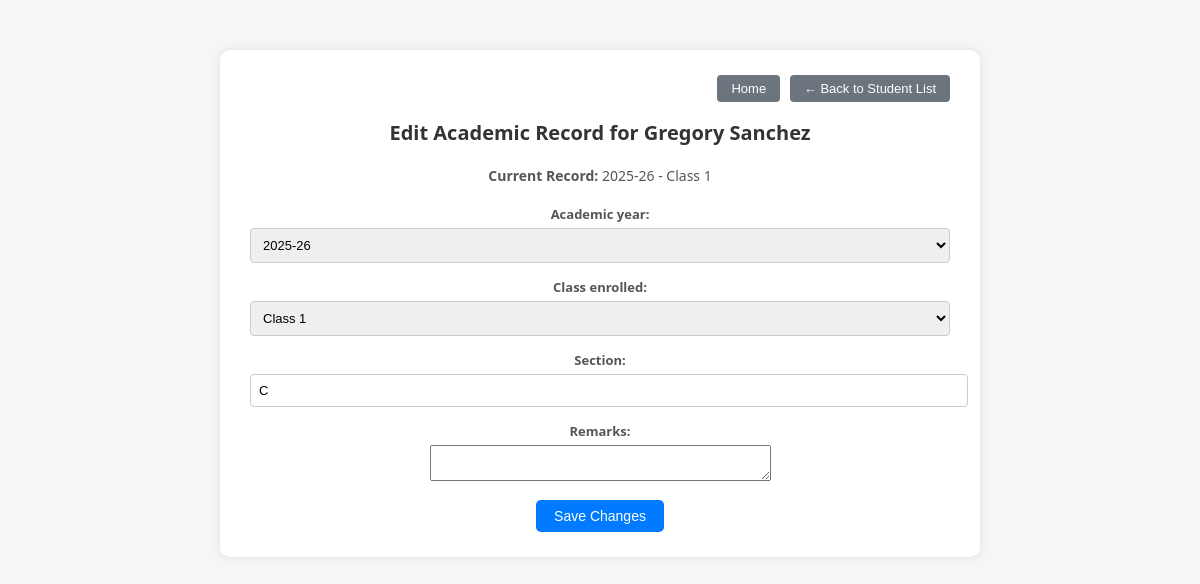
The page /admission/edit_student_academic_record/30/ (signed in) on the database its author committed.
### admission/models.py (models this page shows, shortened)
class StudentAdmission(models.Model):
    admission_no = models.CharField(max_length=20, unique=True)
    ssr_no = models.CharField(max_length=20, blank=True, null=True)
    full_name = models.CharField(max_length=255)
    gender = models.CharField(max_length=1, choices=GENDER_CHOICES)
    date_of_birth = models.DateField()
    admission_date = models.DateField(default=timezone.now)
    father_name = models.CharField(max_length=255, blank=True, default='', null=True)
    mother_name = models.CharField(max_length=255, blank=True, default='', null=True)
    father_profession = models.CharField(max_length=255, blank=True, default='', null=True)
    category = models.CharField(max_length=10, choices=CATEGORY_CHOICES, default='GEN')
    religion = models.CharField(max_length=50, choices=RELIGION_CHOICES, default='Hindu')
    aadhar_no = models.CharField(max_length=20, blank=True, null=True)
    apaar_id = models.CharField(max_length=20, blank=True, null=True)
    mobile_no = models.CharField(max_length=15, blank=True, null=True)
    whatsapp_no = models.CharField(max_length=15, blank=True, null=True)
    photo = models.ImageField(upload_to='student_photos/', blank=True, null=True)
    address = models.TextField(blank=True, default='', null=True)
    email = models.EmailField(blank=True, null=True)
    is_active = models.BooleanField(default=True)
    school = models.ForeignKey(School, on_delete=models.CASCADE)

class StudentAcademicRecord(models.Model):
    student = models.ForeignKey(StudentAdmission, on_delete=models.CASCADE, related_name='academic_records')
    academic_year = models.ForeignKey(AcademicYear, on_delete=models.CASCADE)
    class_enrolled = models.ForeignKey(Class, on_delete=models.CASCADE)
    section = models.CharField(max_length=5, blank=True, null=True)
    is_promoted = models.BooleanField(default=False)
    promoted_to = models.ForeignKey(Class, on_delete=models.SET_NULL, null=True, blank=True, related_name='promoted_students')
    remarks = models.TextField(blank=True)
    school = models.ForeignKey(School, on_delete=models.CASCADE)

class AcademicYear(models.Model):
    name = models.CharField(max_length=10)  # e.g., "2024-25"
    start_date = models.DateField()
    end_date = models.DateField()
    is_current = models.BooleanField(default=False)
    school = models.ForeignKey(School, on_delete=models.CASCADE)
    def __str__(self):
        return self.name

class Class(models.Model):
    name = models.CharField(max_length=50)  # e.g., "Class 10", "12 Arts"
    stream = models.CharField(max_length=50, blank=True, null=True)
    is_active = models.BooleanField(default=True)
    school = models.ForeignKey(School, on_delete=models.CASCADE)
    def __str__(self):
        return self.name

### admission/views.py (the view)
# urls.py: path('edit_student_academic_record/<int:student_id>/', views.edit_student_academic_record, name='edit_student_academic_record'),
@login_required
def edit_student_academic_record(request, student_id):
    student = get_object_or_404(StudentAdmission, id=student_id)
    academic_record = student.academic_records.last()
    if not academic_record:
        return render(request, "admission/no_record_found.html", {"student": student})
    form = StudentAcademicRecordForm(request.POST or None, instance=academic_record)
    if request.method == 'POST' and form.is_valid():
        updated_record = form.save(commit=False)
        updated_record.student = student
        updated_record.school = academic_record.school  # keep original school
        updated_record.save()
        return redirect('student_list')
    return render(request, 'admission/edit_academic_record.html', {
        'form': form,
        'student': student,
        'academic_record': academic_record,
    })

### admission/forms.py
class StudentAcademicRecordForm(forms.ModelForm):
    class Meta:
        model = StudentAcademicRecord
        fields = ['academic_year', 'class_enrolled', 'section', 'remarks']
        widgets = {
            'section': forms.TextInput(attrs={'placeholder': 'Optional'}),
            'remarks': forms.Textarea(attrs={'rows': 2}),
        }

### admission/templates/admission/edit_academic_record.html (shortened to what this page needs)
<!DOCTYPE html>
<html lang="en">
<head>
</head>
<body>
<div class="container">
    <div class="top-buttons">
        <a href="{% url 'home' %}"><button type="button">Home</button></a>
        {% if request.GET %}
            <a href="{% url 'student_list' %}?{{ request.GET.urlencode }}"><button type="button">← Back to Student List</button></a>
        {% else %}
            <a href="{% url 'student_list' %}"><button type="button">← Back to Student List</button></a>
        {% endif %}
    </div>
    <h2>Edit Academic Record for {{ student.full_name }}</h2>
    {% if academic_record %}
    <p><strong>Current Record:</strong> {{ academic_record.academic_year.name }} - {{ academic_record.class_enrolled.name }}</p>
    {% endif %}
    <form method="post">
        {{ form.as_p }}
        <button type="submit">Save Changes</button>
    </form>
</div>
</body>
</html>

### admission/templates/admission/edit_academic_record.html (style rules this page uses)
body { font-family: 'Segoe UI', sans-serif; background-color: #f4f6f8; margin: 0; padding: 20px; font-size: 14px; }
.container { max-width: 700px; margin: 30px auto; background-color: #fff; padding: 25px 30px; border-radius: 10px; box-shadow: 0 0 10px rgba(0, 0, 0, 0.1); }
.top-buttons { text-align: right; margin-bottom: 15px; }
.top-buttons a button { background-color: #6c757d; color: white; border: none; padding: 6px 14px; margin-left: 6px; border-radius: 4px; cursor: pointer; font-size: 13px; }
h2 { text-align: center; font-size: 20px; margin-bottom: 20px; color: #333; }
p { text-align: center; margin-bottom: 20px; font-size: 14px; color: #555; }
form { font-size: 14px; }
form p { margin-bottom: 15px; }
label { display: block; font-weight: bold; margin-bottom: 5px; font-size: 13px; }
input[type="text"], select { width: 100%; padding: 8px; font-size: 13px; border: 1px solid #ccc; border-radius: 4px; }
button[type="submit"] { background-color: #007bff; color: white; border: none; padding: 8px 18px; font-size: 14px; border-radius: 5px; cursor: pointer; display: block; margin: 15px auto 0; }

### rows shown on the page
StudentAdmission: full_name "Gregory Sanchez"
StudentAcademicRecord: academic_year.name "2025-26", class_enrolled.name "Class 1", academic_year "2025-26", class_enrolled "Class 1", section "C"
